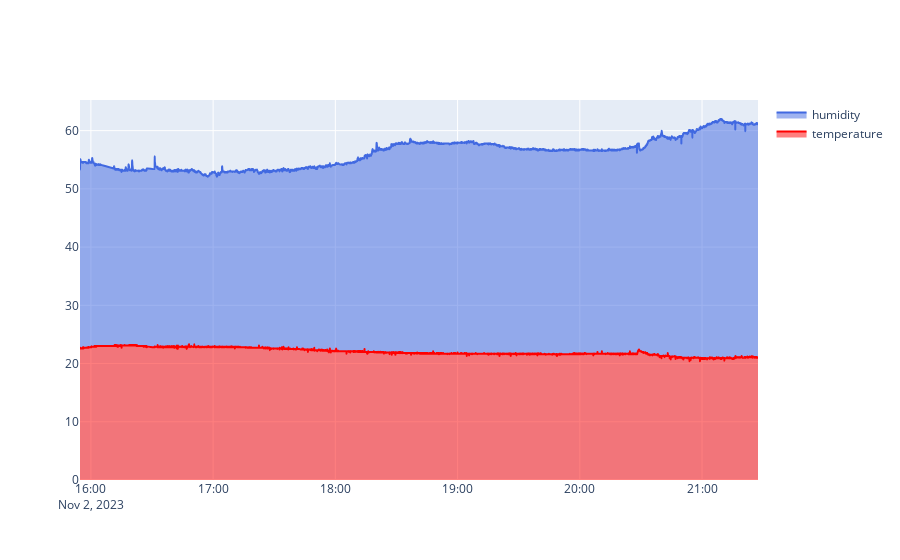

Here is the notebook cell this chart was saved with:
### Code cell
import plotly.graph_objects as go

fig = go.Figure()
fig.add_trace(
    go.Scatter(
        x=df["timestamp"],
        y=df["temperature"],
        name="temperature",
        line=dict(color="red", shape="spline"),
        fill="tonexty",
    )
)
fig.add_trace(
    go.Scatter(
        x=df["timestamp"],
        y=df["humidity"],
        name="humidity",
        line=dict(color="royalblue", shape="spline"),
        fill="tonexty",
    )
)
fig.show()

### Figure 1 — Plotly figure (JSON) as saved in the notebook; plotly's stock layout.template omitted (floating-point values rounded to 4 significant figures; data arrays with more than 128 entries replaced by an {"elided": "..."} marker saying what was removed)
{"data": [{"fill": "tonexty", "line": {"color": "red", "shape": "spline"}, "name": "temperature", "type": "scatter", "x": {"elided": "7985 str values"}, "y": {"elided": "7985 float values"}}, {"fill": "tonexty", "line": {"color": "royalblue", "shape": "spline"}, "name": "humidity", "type": "scatter", "x": {"elided": "7985 str values"}, "y": {"elided": "7985 float values"}}], "layout": {}}
